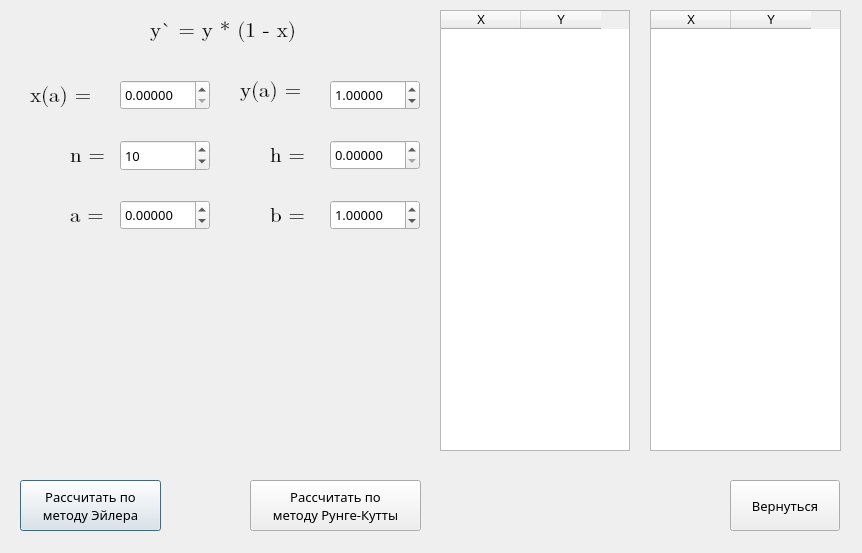
<?xml version="1.0" encoding="UTF-8"?>
<ui version="4.0">
 <class>task1windows</class>
 <widget class="QDialog" name="task1windows">
  <property name="geometry">
   <rect>
    <x>0</x>
    <y>0</y>
    <width>862</width>
    <height>553</height>
   </rect>
  </property>
  <property name="minimumSize">
   <size>
    <width>862</width>
    <height>553</height>
   </size>
  </property>
  <property name="maximumSize">
   <size>
    <width>862</width>
    <height>553</height>
   </size>
  </property>
  <property name="windowTitle">
   <string>Решение ДУ м-м Эйлера и Рунге-Кутты</string>
  </property>
  <property name="windowIcon">
   <iconset>
    <normaloff>icon.png</normaloff>icon.png</iconset>
  </property>
  <widget class="QLabel" name="lX">
   <property name="geometry">
    <rect>
     <x>30</x>
     <y>70</y>
     <width>91</width>
     <height>51</height>
    </rect>
   </property>
   <property name="font">
    <font>
     <family>Cambria Math</family>
     <pointsize>16</pointsize>
     <italic>false</italic>
     <underline>false</underline>
     <strikeout>false</strikeout>
    </font>
   </property>
   <property name="text">
    <string>x(a) =</string>
   </property>
  </widget>
  <widget class="QLabel" name="lY">
   <property name="geometry">
    <rect>
     <x>240</x>
     <y>70</y>
     <width>91</width>
     <height>41</height>
    </rect>
   </property>
   <property name="font">
    <font>
     <family>Cambria Math</family>
     <pointsize>16</pointsize>
     <italic>false</italic>
     <underline>false</underline>
     <strikeout>false</strikeout>
    </font>
   </property>
   <property name="text">
    <string>y(a) =</string>
   </property>
  </widget>
  <widget class="QLabel" name="lN">
   <property name="geometry">
    <rect>
     <x>70</x>
     <y>130</y>
     <width>51</width>
     <height>51</height>
    </rect>
   </property>
   <property name="font">
    <font>
     <family>Cambria Math</family>
     <pointsize>16</pointsize>
     <italic>false</italic>
     <underline>false</underline>
     <strikeout>false</strikeout>
    </font>
   </property>
   <property name="text">
    <string>n =</string>
   </property>
  </widget>
  <widget class="QLabel" name="lFunc">
   <property name="geometry">
    <rect>
     <x>150</x>
     <y>10</y>
     <width>171</width>
     <height>41</height>
    </rect>
   </property>
   <property name="font">
    <font>
     <family>Cambria Math</family>
     <pointsize>16</pointsize>
     <italic>false</italic>
     <underline>false</underline>
     <strikeout>false</strikeout>
    </font>
   </property>
   <property name="text">
    <string>y` = y * (1 - x)</string>
   </property>
  </widget>
  <widget class="QLabel" name="lH">
   <property name="geometry">
    <rect>
     <x>270</x>
     <y>130</y>
     <width>51</width>
     <height>51</height>
    </rect>
   </property>
   <property name="font">
    <font>
     <family>Cambria Math</family>
     <pointsize>16</pointsize>
     <italic>false</italic>
     <underline>false</underline>
     <strikeout>false</strikeout>
    </font>
   </property>
   <property name="text">
    <string>h =</string>
   </property>
  </widget>
  <widget class="QDoubleSpinBox" name="ds_x">
   <property name="geometry">
    <rect>
     <x>120</x>
     <y>80</y>
     <width>90</width>
     <height>30</height>
    </rect>
   </property>
   <property name="font">
    <font>
     <family>Calibri Light</family>
     <pointsize>10</pointsize>
    </font>
   </property>
   <property name="decimals">
    <number>5</number>
   </property>
  </widget>
  <widget class="QDoubleSpinBox" name="ds_y">
   <property name="geometry">
    <rect>
     <x>330</x>
     <y>80</y>
     <width>90</width>
     <height>30</height>
    </rect>
   </property>
   <property name="font">
    <font>
     <family>Calibri Light</family>
     <pointsize>10</pointsize>
    </font>
   </property>
   <property name="decimals">
    <number>5</number>
   </property>
   <property name="value">
    <double>1.000000000000000</double>
   </property>
  </widget>
  <widget class="QSpinBox" name="sb_n">
   <property name="geometry">
    <rect>
     <x>120</x>
     <y>140</y>
     <width>90</width>
     <height>31</height>
    </rect>
   </property>
   <property name="font">
    <font>
     <family>Calibri Light</family>
     <pointsize>10</pointsize>
    </font>
   </property>
   <property name="minimum">
    <number>1</number>
   </property>
   <property name="maximum">
    <number>1000</number>
   </property>
   <property name="value">
    <number>10</number>
   </property>
  </widget>
  <widget class="QDoubleSpinBox" name="ds_h">
   <property name="geometry">
    <rect>
     <x>330</x>
     <y>140</y>
     <width>90</width>
     <height>30</height>
    </rect>
   </property>
   <property name="font">
    <font>
     <family>Calibri Light</family>
     <pointsize>10</pointsize>
    </font>
   </property>
   <property name="decimals">
    <number>5</number>
   </property>
  </widget>
  <widget class="QLabel" name="lA">
   <property name="geometry">
    <rect>
     <x>70</x>
     <y>190</y>
     <width>51</width>
     <height>51</height>
    </rect>
   </property>
   <property name="font">
    <font>
     <family>Cambria Math</family>
     <pointsize>16</pointsize>
     <italic>false</italic>
     <underline>false</underline>
     <strikeout>false</strikeout>
    </font>
   </property>
   <property name="text">
    <string>a =</string>
   </property>
  </widget>
  <widget class="QLabel" name="lB">
   <property name="geometry">
    <rect>
     <x>270</x>
     <y>190</y>
     <width>51</width>
     <height>51</height>
    </rect>
   </property>
   <property name="font">
    <font>
     <family>Cambria Math</family>
     <pointsize>16</pointsize>
     <italic>false</italic>
     <underline>false</underline>
     <strikeout>false</strikeout>
    </font>
   </property>
   <property name="text">
    <string>b =</string>
   </property>
  </widget>
  <widget class="QDoubleSpinBox" name="ds_a">
   <property name="geometry">
    <rect>
     <x>120</x>
     <y>200</y>
     <width>90</width>
     <height>30</height>
    </rect>
   </property>
   <property name="font">
    <font>
     <family>Calibri Light</family>
     <pointsize>10</pointsize>
    </font>
   </property>
   <property name="decimals">
    <number>5</number>
   </property>
   <property name="minimum">
    <double>-99.000000000000000</double>
   </property>
  </widget>
  <widget class="QDoubleSpinBox" name="ds_b">
   <property name="geometry">
    <rect>
     <x>330</x>
     <y>200</y>
     <width>90</width>
     <height>30</height>
    </rect>
   </property>
   <property name="font">
    <font>
     <family>Calibri Light</family>
     <pointsize>10</pointsize>
    </font>
   </property>
   <property name="decimals">
    <number>5</number>
   </property>
   <property name="minimum">
    <double>-99.000000000000000</double>
   </property>
   <property name="value">
    <double>1.000000000000000</double>
   </property>
  </widget>
  <widget class="QTableWidget" name="tableW">
   <property name="geometry">
    <rect>
     <x>440</x>
     <y>10</y>
     <width>190</width>
     <height>441</height>
    </rect>
   </property>
   <property name="verticalScrollBarPolicy">
    <enum>Qt::ScrollBarAsNeeded</enum>
   </property>
   <property name="horizontalScrollBarPolicy">
    <enum>Qt::ScrollBarAlwaysOff</enum>
   </property>
   <property name="sizeAdjustPolicy">
    <enum>QAbstractScrollArea::AdjustToContents</enum>
   </property>
   <attribute name="horizontalHeaderDefaultSectionSize">
    <number>80</number>
   </attribute>
   <column>
    <property name="text">
     <string>X</string>
    </property>
   </column>
   <column>
    <property name="text">
     <string>Y</string>
    </property>
   </column>
  </widget>
  <widget class="QPushButton" name="bEuler">
   <property name="geometry">
    <rect>
     <x>20</x>
     <y>480</y>
     <width>141</width>
     <height>51</height>
    </rect>
   </property>
   <property name="font">
    <font>
     <family>Bahnschrift Light</family>
     <pointsize>10</pointsize>
    </font>
   </property>
   <property name="text">
    <string>Рассчитать по
методу Эйлера</string>
   </property>
  </widget>
  <widget class="QPushButton" name="bReturn">
   <property name="geometry">
    <rect>
     <x>730</x>
     <y>480</y>
     <width>110</width>
     <height>51</height>
    </rect>
   </property>
   <property name="font">
    <font>
     <family>Bahnschrift Light</family>
     <pointsize>10</pointsize>
    </font>
   </property>
   <property name="text">
    <string>Вернуться</string>
   </property>
  </widget>
  <widget class="QPushButton" name="bRG">
   <property name="geometry">
    <rect>
     <x>250</x>
     <y>480</y>
     <width>171</width>
     <height>51</height>
    </rect>
   </property>
   <property name="font">
    <font>
     <family>Bahnschrift Light</family>
     <pointsize>10</pointsize>
    </font>
   </property>
   <property name="text">
    <string>Рассчитать по
методу Рунге-Кутты</string>
   </property>
  </widget>
  <widget class="QTableWidget" name="tableW_2">
   <property name="geometry">
    <rect>
     <x>650</x>
     <y>10</y>
     <width>191</width>
     <height>441</height>
    </rect>
   </property>
   <property name="verticalScrollBarPolicy">
    <enum>Qt::ScrollBarAsNeeded</enum>
   </property>
   <property name="horizontalScrollBarPolicy">
    <enum>Qt::ScrollBarAlwaysOff</enum>
   </property>
   <property name="sizeAdjustPolicy">
    <enum>QAbstractScrollArea::AdjustToContents</enum>
   </property>
   <attribute name="horizontalHeaderDefaultSectionSize">
    <number>80</number>
   </attribute>
   <column>
    <property name="text">
     <string>X</string>
    </property>
   </column>
   <column>
    <property name="text">
     <string>Y</string>
    </property>
   </column>
  </widget>
  <widget class="MplWidget" name="MplWidget" native="true">
   <property name="geometry">
    <rect>
     <x>9</x>
     <y>239</y>
     <width>411</width>
     <height>211</height>
    </rect>
   </property>
  </widget>
 </widget>
 <customwidgets>
  <customwidget>
   <class>MplWidget</class>
   <extends>QWidget</extends>
   <header>mplwidget.h</header>
   <container>1</container>
  </customwidget>
 </customwidgets>
 <resources/>
 <connections/>
</ui>
